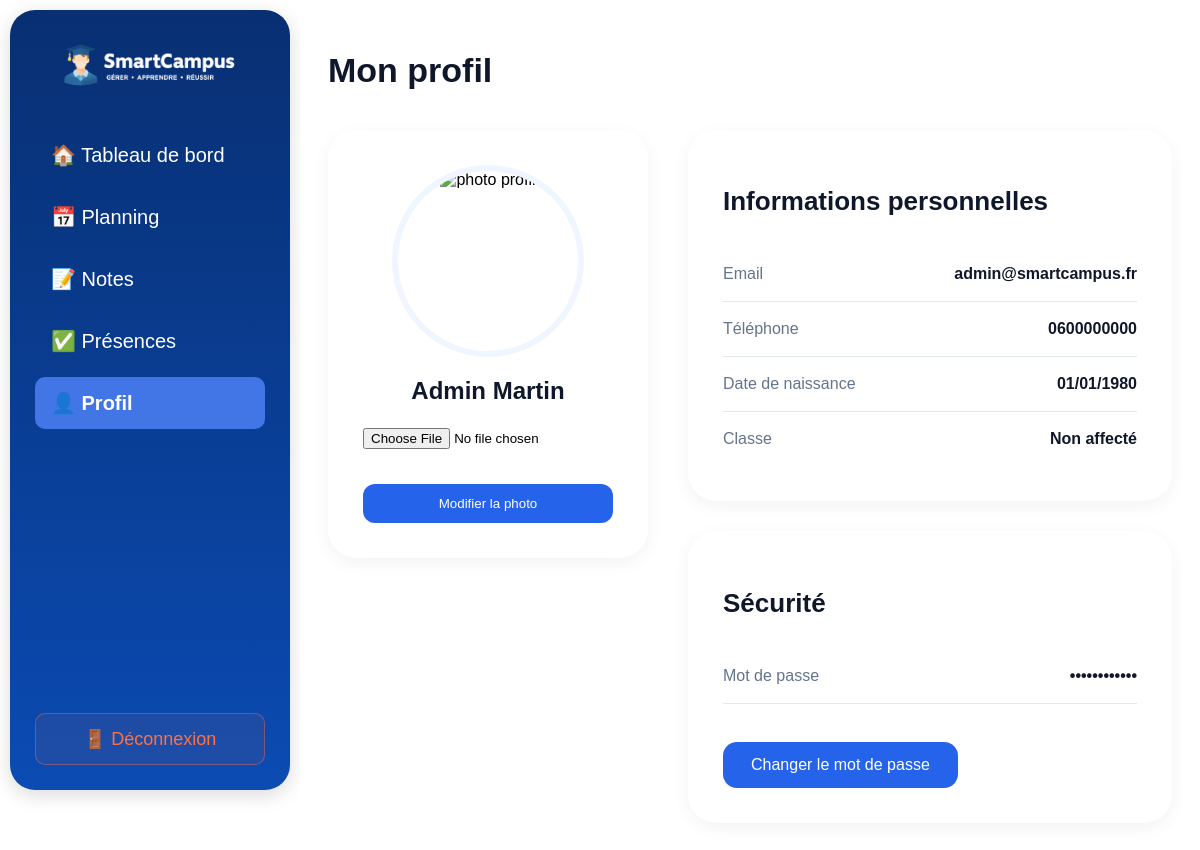
The page /caca/profil-eleve.php (signed in) on the database its author committed.
### tables this page shows
CREATE TABLE utilisateur (
    id_utilisateur INT PRIMARY KEY AUTO_INCREMENT,
    nom VARCHAR(100) NOT NULL,
    prenom VARCHAR(100) NOT NULL,
    email VARCHAR(150) UNIQUE NOT NULL,
    mot_de_passe VARCHAR(255) NOT NULL,
    role ENUM('admin', 'enseignant', 'eleve') NOT NULL,
    telephone VARCHAR(20),
    date_de_naissance DATE,
    photo VARCHAR(255)
);

### caca/profil-eleve.php (the view, shortened to what this page needs)
<?php
require_once("connexion.php");
$id_etudiant = $_SESSION["id_utilisateur"];
$sql = "
    SELECT u.nom,
           u.prenom,
           u.email,
           u.telephone,
           u.date_de_naissance,
           u.photo,
           cl.nom_classe
    FROM utilisateur u
    LEFT JOIN inscription i ON u.id_utilisateur = i.id_eleve
    LEFT JOIN classe cl ON i.id_classe = cl.id_classe
    WHERE u.id_utilisateur = ?
";
$stmt = $conn->prepare($sql);
$stmt->bind_param("i", $id_etudiant);
$stmt->execute();
$result = $stmt->get_result();
$eleve = $result->fetch_assoc();
?>
<!DOCTYPE html>
<html lang="fr">
<head>
    <link rel="stylesheet" href="style.css">
</head>
<body>
<div class="layout">
    <aside class="sidebar">
        <div class="sidebar-logo">
          <a href="dashboard-etudiant.php"><img src="images/logo-blanc.png" alt="logo"></a>
        </div>
        <nav class="nav">
            <a href="dashboard-etudiant.php" class="nav-item">🏠 Tableau de bord</a>
            <a href="planning-eleve.php" class="nav-item">📅 Planning</a>
            <a href="notes-eleve.php" class="nav-item">📝 Notes</a>
            <a href="presences-eleve.php" class="nav-item">✅ Présences</a>
            <a href="profil-eleve.php" class="nav-item active">👤 Profil</a>
        </nav>
        <a href="deconnexion.php" class="nav-logout">🚪 Déconnexion</a>
    </aside>
    <main class="main">
        <h1 class="page-title">Mon profil</h1>
        <div class="profile-layout">
            <div class="profile-card">
       <form action="upload-photo.php" method="POST" enctype="multipart/form-data">
    <div class="profile-image">
        <img
            src="<?= !empty($eleve['photo']) ? htmlspecialchars($eleve['photo']) : 'images/default.png' ?>"
            alt="photo profil">
    </div>
    <h2 class="profile-name">
        <?= htmlspecialchars($eleve["prenom"] . " " . $eleve["nom"]) ?>
    </h2>
    <input
        type="file"
        name="photo"
        accept="image/*"
        class="input-photo"
        required>
    <button type="submit" class="upload-btn">
        Modifier la photo
    </button>
</form>
            </div>
            <div class="info-section">
                <div class="info-card">
                    <h2>Informations personnelles</h2>
                    <div class="info-row">
                        <span class="label">Email</span>
                        <span class="value">
                            <?= htmlspecialchars($eleve["email"] ?? "Non renseigné") ?>
                        </span>
                    </div>
                    <div class="info-row">
                        <span class="label">Téléphone</span>
                        <span class="value">
                            <?= htmlspecialchars($eleve["telephone"] ?? "Non renseigné") ?>
                        </span>
                    </div>
                    <div class="info-row">
                        <span class="label">Date de naissance</span>
                        <span class="value">
                            <?php
                            echo !empty($eleve["date_de_naissance"])
                                ? date("d/m/Y", strtotime($eleve["date_de_naissance"]))
                                : "Non renseignée";
                            ?>
                        </span>
                    </div>
                    <div class="info-row">
                        <span class="label">Classe</span>
                        <span class="value">
                            <?= htmlspecialchars($eleve["nom_classe"] ?? "Non affecté") ?>
                        </span>
                    </div>
                </div>
                <div class="info-card">
                    <h2>Sécurité</h2>
                  <div class="info-row">
                 <span class="label">Mot de passe</span>
                 <span class="value">••••••••••••</span>
                </div>
                <br>
                <a href="changer-mdp.html" class="security-btn">
               Changer le mot de passe
    </a>
                </div>
            </div>
        </div>
    </main>
</div>
</body>
</html>

### caca/style.css (style rules this page uses)
body { margin: 0; padding: 0; background: white; min-height: 100vh; }
.layout { display: flex; min-height: 100vh; font-family: Arial, sans-serif; padding: 0; margin: 0; background: white; }
.main { flex: 1; background: white; padding: 28px; overflow-y: auto; min-height: 100vh; width: 100%; }
@media (max-width: 1200px) { body { flex-direction: column; justify-content: center; align-items: center; } }
.layout { display: flex; min-height: 100vh; font-family: Arial, sans-serif; padding: 0; background: white; }
.sidebar { width:280px; height:calc(100vh - 20px); margin:10px; background:linear-gradient(180deg,#082f72,#0b4bb3); border-radius:25px; padding:25px; box-sizing:border-box; display:flex; flex-direction:column; box-shadow:0 5px 20px rgba(0,0,0,0.15); }
.sidebar-logo { text-align:center; margin-bottom:30px; }
.sidebar-logo img { width:190px; height:auto; transition:0.3s; }
.nav { display:flex; flex-direction:column; gap:10px; flex:1; }
.nav-item { color:white; text-decoration:none; font-size:20px; padding:14px 16px; border-radius:10px; transition:0.3s; }
.nav-item.active { background:#4276e7; font-weight:bold; }
.nav-logout { color:#ff7043; text-decoration:none; font-size:18px; padding:14px; border-radius:10px; border:1px solid rgba(255,112,67,0.4); background:rgba(255,112,67,0.08); text-align:center; transition:0.3s; }
.main { flex: 1; background: white; padding: 28px; overflow-y: auto; min-height: 100vh; }
.page-title { font-size:34px; font-weight:700; color:#0f172a; margin-bottom:40px; }
.profile-layout { display:grid; grid-template-columns:320px 1fr; gap:40px; }
.profile-card { background:white; border-radius:28px; padding:35px; text-align:center; box-shadow:0 5px 18px rgba(0,0,0,0.05); height:fit-content; }
.profile-image { width:180px; height:180px; margin:auto; border-radius:50%; overflow:hidden; border:6px solid #eff6ff; margin-bottom:20px; }
.profile-image img { width:100%; height:100%; object-fit:cover; }
.profile-name { font-size:24px; font-weight:700; color:#0f172a; margin-bottom:8px; }
.upload-btn, .security-btn { display:inline-block; padding:14px 28px; background:#2563eb; color:white; text-decoration:none; border-radius:14px; margin-top:20px; transition:0.3s; }
.info-section { display:flex; flex-direction:column; gap:30px; }
.info-card { background:white; border-radius:28px; padding:35px; box-shadow:0 5px 18px rgba(0,0,0,0.05); }
.info-card h2 { font-size:26px; margin-bottom:30px; color:#0f172a; }
.info-row { display:flex; justify-content:space-between; align-items:center; padding:18px 0; border-bottom:1px solid #e2e8f0; }
.info-row:last-child { border-bottom:none; }
.label { color:#64748b; font-weight:500; }
.value { color:#0f172a; font-weight:600; }
.input-photo { width:100%; margin:15px 0; }
.upload-btn { width:100%; padding:12px; border:none; border-radius:12px; background:#2563eb; color:white; cursor:pointer; }

### rows shown on the page
utilisateur: prenom+nom "Admin Martin", email "admin@smartcampus.fr", telephone "0600000000", date_de_naissance "01/01/1980"

### other values the page prints
$eleve["nom_classe"] "Non affecté"
